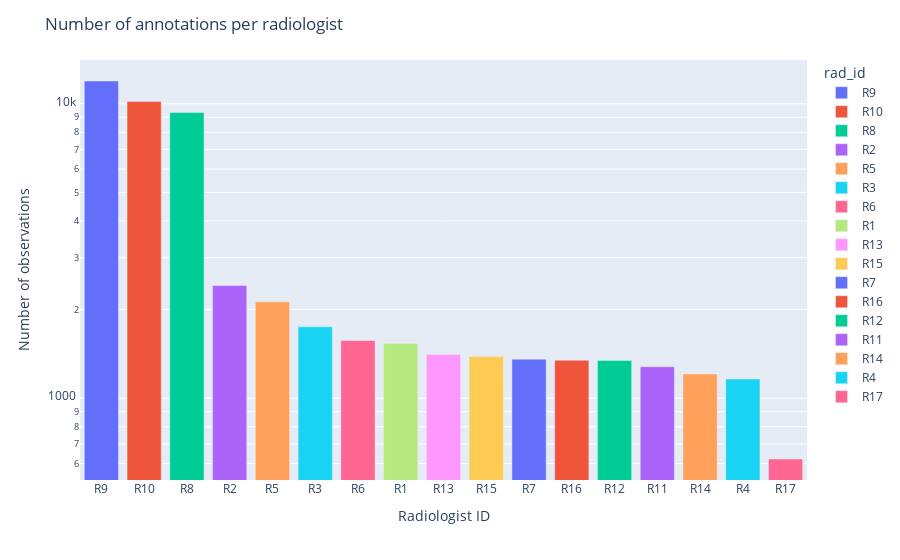

Notebook source saved alongside this figure:
### Code cell
fig = px.bar(
    radiologist_counts,
    x=radiologist_counts.index,
    y=radiologist_counts.values,
    log_y=True,
    color=radiologist_counts.index,
).update_layout(
    title="Number of annotations per radiologist",
    xaxis_title="Radiologist ID",
    yaxis_title="Number of observations",
)
fig.show()

### Figure 1 — Plotly figure (JSON) as saved in the notebook; plotly's stock layout.template omitted (floating-point values rounded to 4 significant figures)
{"data": [{"alignmentgroup": "True", "hovertemplate": "rad_id=%{x}<br>y=%{y}<extra></extra>", "legendgroup": "R9", "marker": {"color": "#636efa", "pattern": {"shape": ""}}, "name": "R9", "offsetgroup": "R9", "orientation": "v", "showlegend": true, "textposition": "auto", "type": "bar", "x": ["R9"], "xaxis": "x", "y": [11944], "yaxis": "y"}, {"alignmentgroup": "True", "hovertemplate": "rad_id=%{x}<br>y=%{y}<extra></extra>", "legendgroup": "R10", "marker": {"color": "#EF553B", "pattern": {"shape": ""}}, "name": "R10", "offsetgroup": "R10", "orientation": "v", "showlegend": true, "textposition": "auto", "type": "bar", "x": ["R10"], "xaxis": "x", "y": [10172], "yaxis": "y"}, {"alignmentgroup": "True", "hovertemplate": "rad_id=%{x}<br>y=%{y}<extra></extra>", "legendgroup": "R8", "marker": {"color": "#00cc96", "pattern": {"shape": ""}}, "name": "R8", "offsetgroup": "R8", "orientation": "v", "showlegend": true, "textposition": "auto", "type": "bar", "x": ["R8"], "xaxis": "x", "y": [9331], "yaxis": "y"}, {"alignmentgroup": "True", "hovertemplate": "rad_id=%{x}<br>y=%{y}<extra></extra>", "legendgroup": "R2", "marker": {"color": "#ab63fa", "pattern": {"shape": ""}}, "name": "R2", "offsetgroup": "R2", "orientation": "v", "showlegend": true, "textposition": "auto", "type": "bar", "x": ["R2"], "xaxis": "x", "y": [2414], "yaxis": "y"}, {"alignmentgroup": "True", "hovertemplate": "rad_id=%{x}<br>y=%{y}<extra></extra>", "legendgroup": "R5", "marker": {"color": "#FFA15A", "pattern": {"shape": ""}}, "name": "R5", "offsetgroup": "R5", "orientation": "v", "showlegend": true, "textposition": "auto", "type": "bar", "x": ["R5"], "xaxis": "x", "y": [2125], "yaxis": "y"}, {"alignmentgroup": "True", "hovertemplate": "rad_id=%{x}<br>y=%{y}<extra></extra>", "legendgroup": "R3", "marker": {"color": "#19d3f3", "pattern": {"shape": ""}}, "name": "R3", "offsetgroup": "R3", "orientation": "v", "showlegend": true, "textposition": "auto", "type": "bar", "x": ["R3"], "xaxis": "x", "y": [1748], "yaxis": "y"}, {"alignmentgroup": "True", "hovertemplate": "rad_id=%{x}<br>y=%{y}<extra></extra>", "legendgroup": "R6", "marker": {"color": "#FF6692", "pattern": {"shape": ""}}, "name": "R6", "offsetgroup": "R6", "orientation": "v", "showlegend": true, "textposition": "auto", "type": "bar", "x": ["R6"], "xaxis": "x", "y": [1571], "yaxis": "y"}, {"alignmentgroup": "True", "hovertemplate": "rad_id=%{x}<br>y=%{y}<extra></extra>", "legendgroup": "R1", "marker": {"color": "#B6E880", "pattern": {"shape": ""}}, "name": "R1", "offsetgroup": "R1", "orientation": "v", "showlegend": true, "textposition": "auto", "type": "bar", "x": ["R1"], "xaxis": "x", "y": [1535], "yaxis": "y"}, {"alignmentgroup": "True", "hovertemplate": "rad_id=%{x}<br>y=%{y}<extra></extra>", "legendgroup": "R13", "marker": {"color": "#FF97FF", "pattern": {"shape": ""}}, "name": "R13", "offsetgroup": "R13", "orientation": "v", "showlegend": true, "textposition": "auto", "type": "bar", "x": ["R13"], "xaxis": "x", "y": [1407], "yaxis": "y"}, {"alignmentgroup": "True", "hovertemplate": "rad_id=%{x}<br>y=%{y}<extra></extra>", "legendgroup": "R15", "marker": {"color": "#FECB52", "pattern": {"shape": ""}}, "name": "R15", "offsetgroup": "R15", "orientation": "v", "showlegend": true, "textposition": "auto", "type": "bar", "x": ["R15"], "xaxis": "x", "y": [1385], "yaxis": "y"}, {"alignmentgroup": "True", "hovertemplate": "rad_id=%{x}<br>y=%{y}<extra></extra>", "legendgroup": "R7", "marker": {"color": "#636efa", "pattern": {"shape": ""}}, "name": "R7", "offsetgroup": "R7", "orientation": "v", "showlegend": true, "textposition": "auto", "type": "bar", "x": ["R7"], "xaxis": "x", "y": [1357], "yaxis": "y"}, {"alignmentgroup": "True", "hovertemplate": "rad_id=%{x}<br>y=%{y}<extra></extra>", "legendgroup": "R16", "marker": {"color": "#EF553B", "pattern": {"shape": ""}}, "name": "R16", "offsetgroup": "R16", "orientation": "v", "showlegend": true, "textposition": "auto", "type": "bar", "x": ["R16"], "xaxis": "x", "y": [1347], "yaxis": "y"}, {"alignmentgroup": "True", "hovertemplate": "rad_id=%{x}<br>y=%{y}<extra></extra>", "legendgroup": "R12", "marker": {"color": "#00cc96", "pattern": {"shape": ""}}, "name": "R12", "offsetgroup": "R12", "orientation": "v", "showlegend": true, "textposition": "auto", "type": "bar", "x": ["R12"], "xaxis": "x", "y": [1344], "yaxis": "y"}, {"alignmentgroup": "True", "hovertemplate": "rad_id=%{x}<br>y=%{y}<extra></extra>", "legendgroup": "R11", "marker": {"color": "#ab63fa", "pattern": {"shape": ""}}, "name": "R11", "offsetgroup": "R11", "orientation": "v", "showlegend": true, "textposition": "auto", "type": "bar", "x": ["R11"], "xaxis": "x", "y": [1280], "yaxis": "y"}, {"alignmentgroup": "True", "hovertemplate": "rad_id=%{x}<br>y=%{y}<extra></extra>", "legendgroup": "R14", "marker": {"color": "#FFA15A", "pattern": {"shape": ""}}, "name": "R14", "offsetgroup": "R14", "orientation": "v", "showlegend": true, "textposition": "auto", "type": "bar", "x": ["R14"], "xaxis": "x", "y": [1209], "yaxis": "y"}, {"alignmentgroup": "True", "hovertemplate": "rad_id=%{x}<br>y=%{y}<extra></extra>", "legendgroup": "R4", "marker": {"color": "#19d3f3", "pattern": {"shape": ""}}, "name": "R4", "offsetgroup": "R4", "orientation": "v", "showlegend": true, "textposition": "auto", "type": "bar", "x": ["R4"], "xaxis": "x", "y": [1162], "yaxis": "y"}, {"alignmentgroup": "True", "hovertemplate": "rad_id=%{x}<br>y=%{y}<extra></extra>", "legendgroup": "R17", "marker": {"color": "#FF6692", "pattern": {"shape": ""}}, "name": "R17", "offsetgroup": "R17", "orientation": "v", "showlegend": true, "textposition": "auto", "type": "bar", "x": ["R17"], "xaxis": "x", "y": [622], "yaxis": "y"}], "layout": {"barmode": "relative", "legend": {"title": {"text": "rad_id"}, "tracegroupgap": 0}, "margin": {"t": 60}, "title": {"text": "Number of annotations per radiologist"}, "xaxis": {"anchor": "y", "categoryarray": ["R9", "R10", "R8", "R2", "R5", "R3", "R6", "R1", "R13", "R15", "R7", "R16", "R12", "R11", "R14", "R4", "R17"], "categoryorder": "array", "domain": [0, 1], "title": {"text": "Radiologist ID"}}, "yaxis": {"anchor": "x", "domain": [0, 1], "title": {"text": "Number of observations"}, "type": "log"}}}
